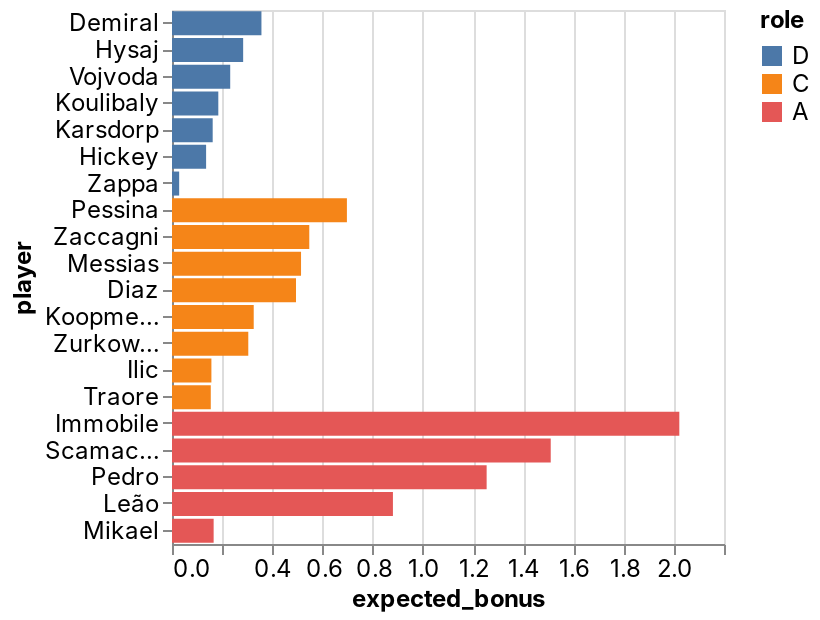

The notebook cell this image was saved under:
### Code cell
_deepnote_run_altair(team, """{"$schema":"https://vega.github.io/schema/vega-lite/v4.json","mark":{"type":"bar","tooltip":{"content":"data"}},"height":220,"autosize":{"type":"fit"},"data":{"name":"placeholder"},"encoding":{"x":{"field":"expected_bonus","type":"quantitative","sort":null,"scale":{"type":"linear","zero":false}},"y":{"field":"player","type":"nominal","sort":null,"scale":{"type":"linear","zero":true}},"color":{"field":"role","type":"nominal","sort":null,"scale":{"type":"linear","zero":false}}}}""")

### Figure 1 — Vega-Lite specification as saved in the notebook (floating-point values rounded to 4 significant figures)
{"config": {"view": {"continuousWidth": 400, "continuousHeight": 300}, "area": {"fill": "#51C0E9"}, "axis": {"labelFont": "Inter, sans-serif", "labelFontSize": 12, "labelFontWeight": "normal", "labelLimit": 60, "labelOverlap": "greedy", "titleFont": "Inter, sans-serif", "titleFontSize": 12, "titleFontWeight": "bold"}, "background": "#ffffff", "legend": {"labelFont": "Inter, sans-serif", "labelFontSize": 12, "titleFont": "Inter, sans-serif", "titleFontSize": 12, "titleFontWeight": "bold"}, "line": {"stroke": "#51C0E9", "strokeWidth": 2}, "rect": {"fill": "#51C0E9"}, "title": {"anchor": "start", "color": "#000000", "font": "Inter, sans-serif", "fontSize": 22, "fontWeight": "normal"}}, "data": {"name": "data-423f88fa4b661de98ca99a3f27905ec3"}, "mark": {"type": "bar", "tooltip": {"content": "data"}}, "autosize": {"type": "fit"}, "encoding": {"color": {"type": "nominal", "field": "role", "scale": {"type": "linear", "zero": false}, "sort": null}, "x": {"type": "quantitative", "field": "expected_bonus", "scale": {"type": "linear", "zero": false}, "sort": null}, "y": {"type": "nominal", "field": "player", "scale": {"type": "linear", "zero": true}, "sort": null}}, "height": 300, "width": "container", "$schema": "https://vega.github.io/schema/vega-lite/v4.json", "datasets": {"data-423f88fa4b661de98ca99a3f27905ec3": [{"fanta_team": "Scansuolo ", "role": "D", "player": "Demiral", "team": "Atalanta", "opponent": "Spezia", "date": "2022-05-08T00:00:00", "expected_bonus": 0.3565}, {"fanta_team": "Scansuolo ", "role": "D", "player": "Hysaj", "team": "Lazio", "opponent": "Sampdoria", "date": "2022-05-07T00:00:00", "expected_bonus": 0.2836}, {"fanta_team": "Scansuolo ", "role": "D", "player": "Vojvoda", "team": "Torino", "opponent": "Napoli", "date": "2022-05-07T00:00:00", "expected_bonus": 0.232}, {"fanta_team": "Scansuolo ", "role": "D", "player": "Koulibaly", "team": "Napoli", "opponent": "Torino", "date": "2022-05-07T00:00:00", "expected_bonus": 0.1846}, {"fanta_team": "Scansuolo ", "role": "D", "player": "Karsdorp", "team": "Roma", "opponent": "Fiorentina", "date": "2022-05-09T00:00:00", "expected_bonus": 0.1621}, {"fanta_team": "Scansuolo ", "role": "D", "player": "Hickey", "team": "Bologna", "opponent": "Venezia", "date": "2022-05-08T00:00:00", "expected_bonus": 0.1359}, {"fanta_team": "Scansuolo ", "role": "D", "player": "Zappa", "team": "Cagliari", "opponent": "Salernitana", "date": "2022-05-08T00:00:00", "expected_bonus": 0.02856}, {"fanta_team": "Scansuolo ", "role": "C", "player": "Pessina", "team": "Atalanta", "opponent": "Spezia", "date": "2022-05-08T00:00:00", "expected_bonus": 0.6971}, {"fanta_team": "Scansuolo ", "role": "C", "player": "Zaccagni", "team": "Lazio", "opponent": "Sampdoria", "date": "2022-05-07T00:00:00", "expected_bonus": 0.5471}, {"fanta_team": "Scansuolo ", "role": "C", "player": "Messias", "team": "AC Milan", "opponent": "Verona", "date": "2022-05-08T00:00:00", "expected_bonus": 0.5143}, {"fanta_team": "Scansuolo ", "role": "C", "player": "Diaz", "team": "AC Milan", "opponent": "Verona", "date": "2022-05-08T00:00:00", "expected_bonus": 0.4942}, {"fanta_team": "Scansuolo ", "role": "C", "player": "Koopmeiners", "team": "Atalanta", "opponent": "Spezia", "date": "2022-05-08T00:00:00", "expected_bonus": 0.3257}, {"fanta_team": "Scansuolo ", "role": "C", "player": "Zurkowski", "team": "Empoli", "opponent": "Inter", "date": "2022-05-06T00:00:00", "expected_bonus": 0.304}, {"fanta_team": "Scansuolo ", "role": "C", "player": "Ilic", "team": "Verona", "opponent": "AC Milan", "date": "2022-05-08T00:00:00", "expected_bonus": 0.157}, {"fanta_team": "Scansuolo ", "role": "C", "player": "Traore", "team": "Sassuolo", "opponent": "Udinese", "date": "2022-05-07T00:00:00", "expected_bonus": 0.1545}, {"fanta_team": "Scansuolo ", "role": "A", "player": "Immobile", "team": "Lazio", "opponent": "Sampdoria", "date": "2022-05-07T00:00:00", "expected_bonus": 2.022}, {"fanta_team": "Scansuolo ", "role": "A", "player": "Scamacca", "team": "Sassuolo", "opponent": "Udinese", "date": "2022-05-07T00:00:00", "expected_bonus": 1.509}, {"fanta_team": "Scansuolo ", "role": "A", "player": "Pedro", "team": "Cagliari", "opponent": "Salernitana", "date": "2022-05-08T00:00:00", "expected_bonus": 1.254}, {"fanta_team": "Scansuolo ", "role": "A", "player": "Leão", "team": "AC Milan", "opponent": "Verona", "date": "2022-05-08T00:00:00", "expected_bonus": 0.8805}, {"fanta_team": "Scansuolo ", "role": "A", "player": "Mikael", "team": "Salernitana", "opponent": "Venezia", "date": "2022-05-05T00:00:00", "expected_bonus": 0.166}]}}
